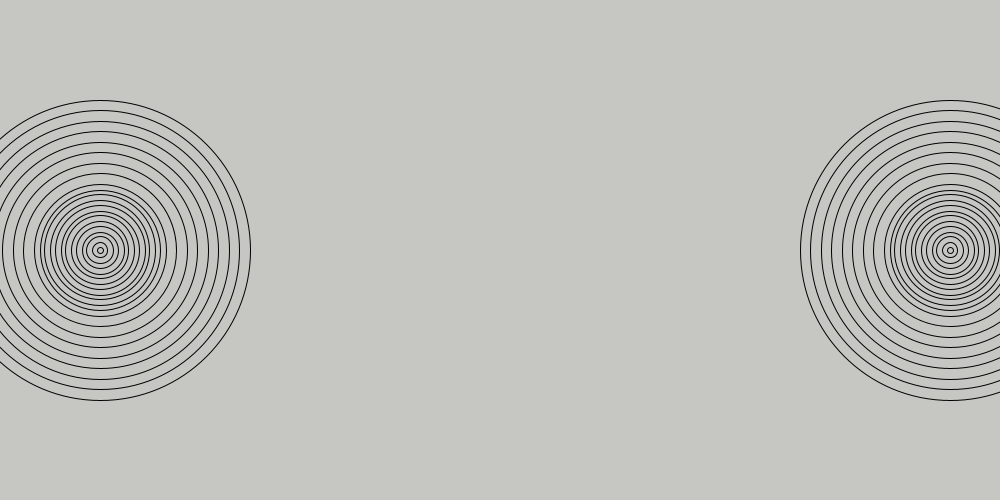
Frame 1 (no input)
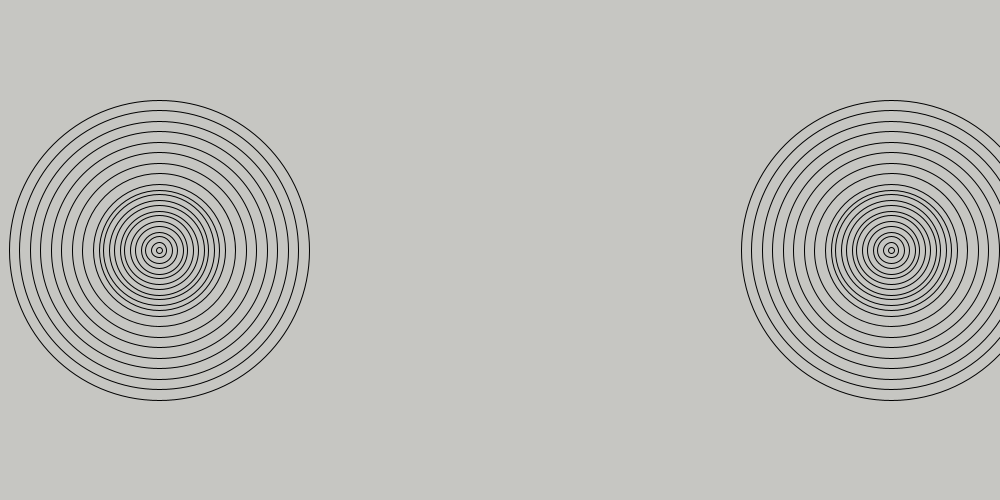
Frame 60 (the mouse pressed at the canvas centre just before this capture)
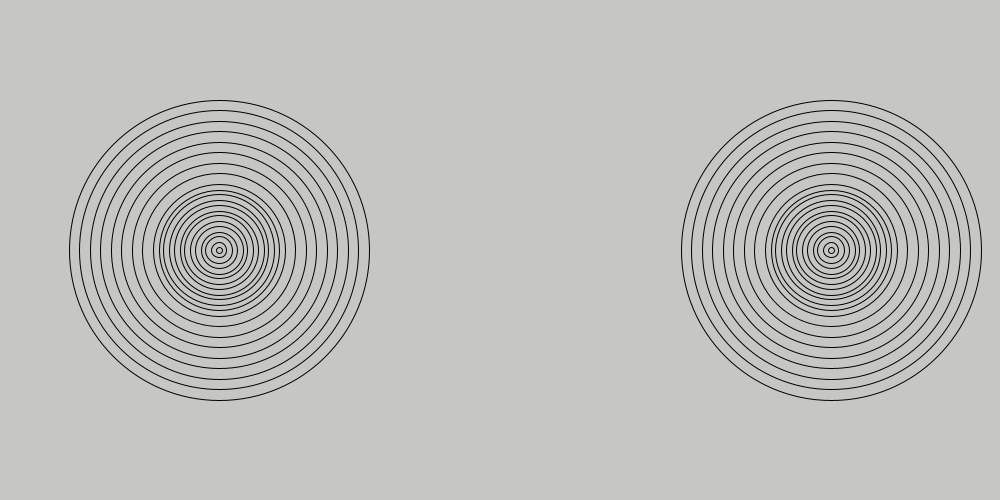
Frame 120 (the mouse held since frame 60 and released just before this capture)

The Processing sketch that drew these frames (run headless with seeded random() and noise(); from frame 60 on, the mouse is pressed at the canvas centre):

// Processing sketch: amazing_rings
// ── amazing_rings.pde
      int ellipseSize = 300;
      int ring1X = 100;
      int ringY = 250;
      int ring2X = 950;
void setup(){

size(1000,500);
}
void draw(){
background(#C6C6C2);
for(int i = 0; i<= 20; i++){
noFill();
//left ring
     ellipse(ring1X, ringY,ellipseSize- i * 21, ellipseSize- i * 21); 
     //right ring
 ellipse(ring2X, ringY,ellipseSize- i * 21, ellipseSize- i * 21);
if(ring2X ==0){
  redoRings();
}
}
ring1X ++;
ring2X --;
}

void redoRings()
{
ring1X = 0;
ring2X = 1000;
}

  
